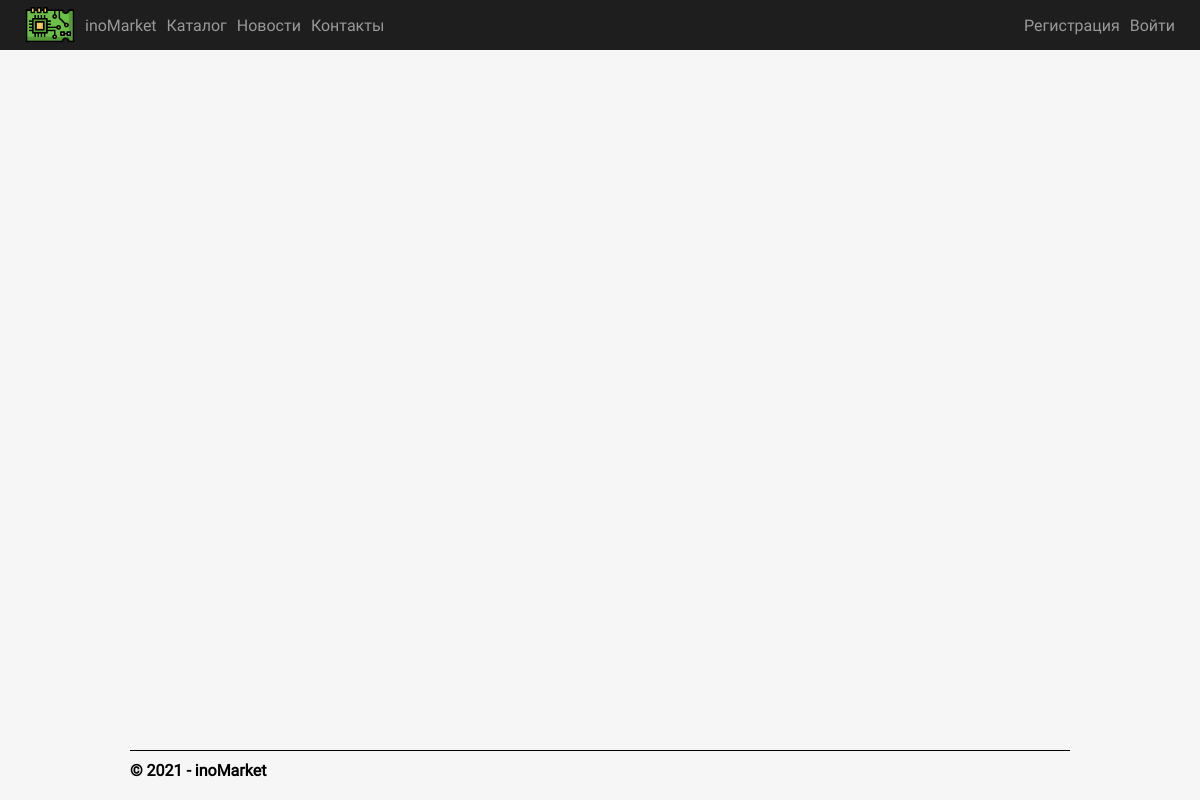
/news, run on an earlier commit of the app's database.
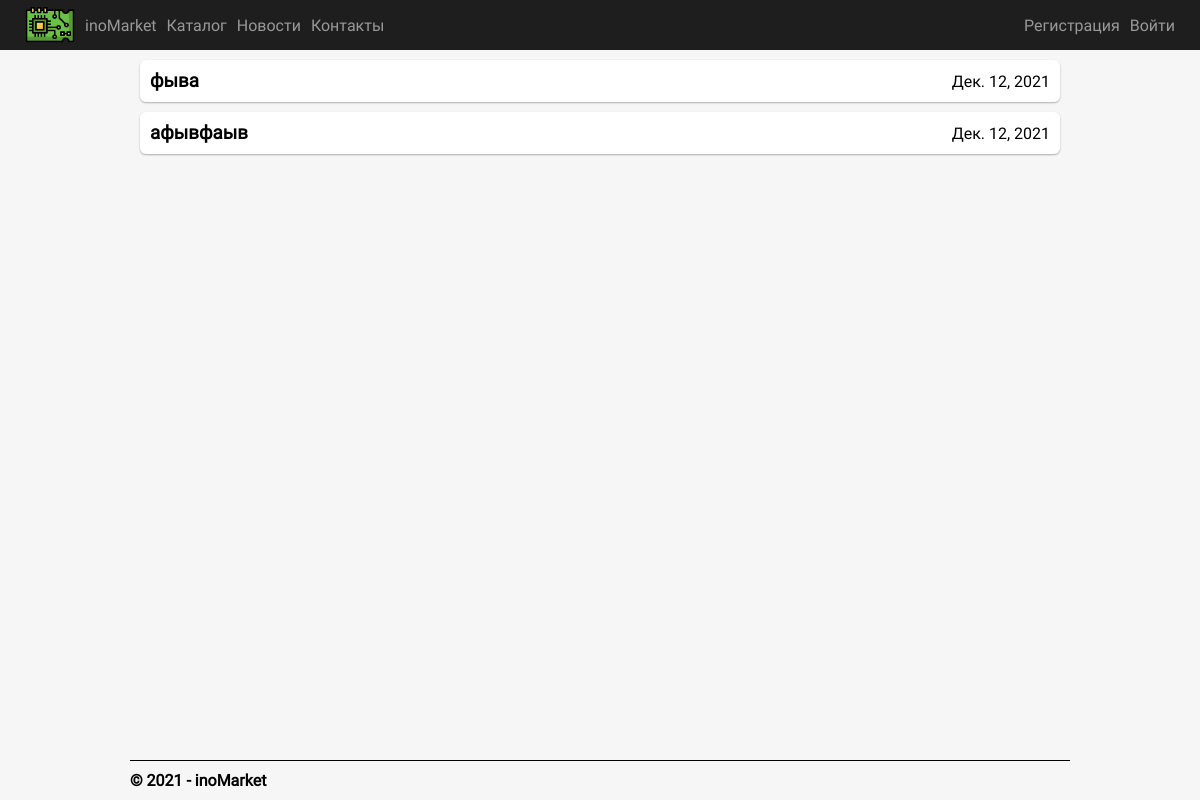
And on a later commit of the database.
### app/models.py (models this page shows, shortened)
class News(models.Model):
  title = models.CharField(max_length=150, verbose_name='Заголовок новости')
  text = models.TextField(verbose_name='Текст новости')
  image = models.FileField(default = 'placeholder/placeholder.png', verbose_name = 'Изображение к новости')
  date = models.DateField(default=datetime.now(), verbose_name='Дата публикации')
  class Meta:
    db_table = "News"
    ordering = ["-date"]
    verbose_name = "Новость"
    verbose_name_plural = "Новости"

### app/views.py (the view)
# urls.py: url(r'^news$', app.views.news, name='news'),
def news(request):
    news = News.objects.all()
    assert isinstance(request, HttpRequest)
    return render(
        request,
        'app/news.html',
        {
            'news' : news,
            'title':'Новости',
            'year':datetime.now().year,
        }
    )

### app/templates/app/news.html
{% extends "app/layout.html" %} {% block content %}
<div class="news-container">
  {% for post in news %}
  <div class="news-post-container">
    <a href="{% url 'post' parametr=post.id %}" class="post-link">
      <h3 class="post-title">{{post.title}}</h3>
    </a>
    <p class="post-date">{{post.date}}</p>
  </div>
  {% endfor %}
</div>
{% endblock %}

### app/templates/app/layout.html (shortened to what this page needs)
<!DOCTYPE html>
<html>
  <head>
    {% load staticfiles %}
    <link rel="stylesheet" href="{% static 'app/content/style.css' %}">
    <link rel="stylesheet" href="{% static 'app/content/carousel.css' %}" />
  </head>
  <body>
    <div class="navbar">
      <nav>
        <header class="header">
          <div class="header-left">
            <div class="header-link-container">
              <a href="/" class="header-link logo-link"
                ><img class="logo" src="{% static 'app/content/logo.png' %}" alt="logo" /><span>inoMarket</span></a
              >
            </div>
            <div class="header-link-container">
              <a class="header-link" href="{% url 'catalog' %}">Каталог</a>
            </div>
            <div class="header-link-container">
              <a class="header-link" href="{% url 'news' %}">Новости</a>
            </div>
            <div class="header-link-container">
              <a class="header-link" href="{% url 'contact' %}">Контакты</a>
            </div>
          </div>
          <div class="header-right">
             {% if not user.is_authenticated %}
            <div class="header-link-container registration-link-container">
              <a class="header-link" href="{% url 'registration' %}">Регистрация</a>
            </div>
            {% endif %}
            <div class="header-link-container header-login-container">{% include 'app/loginpartial.html' %}</div>
          </div>
        </header>
      </nav>
    </div>
    <div class="container body-content">
      {% block content %}{% endblock %}
      <hr />
      <footer>
        <p>&copy; {{ year }} - inoMarket</p>
      </footer>
    </div>
  </body>
</html>

### app/templates/app/loginpartial.html
{% if user.is_authenticated %}
<form id="logoutForm" action="/logout" method="post" class="navbar-right">
  {% csrf_token %}
  <div class="username" class="navbar-brand">Вы вошли как {% if not user.is_staff %}<a class="profile-link" href="{% url 'profile' %}">{{ user.username }}</a>{% else %}{{user.username}}{% endif %}</div>
  <div><a class="login-button login-link" href="javascript:document.getElementById('logoutForm').submit()">Выход</a></div>
</form>
{% else %}
<div class="">
  <a class="header-link login-link" href="{% url 'login' %}">Войти</a>
</div>
{% endif %}

### app/static/app/content/style.css (style rules this page uses)
body .header .header-left, body .header .header-right, body .catalog-container .product-container, body .catalog-container .product-container .product-left, body .manager-orders-container .order-container { display: flex; flex-direction: row; flex-wrap: nowrap; }
body .header, body .header .header-link-container, body .header .header-link-container #logoutForm, body .header .header-link-container .header-link, body .product-container .product-top-section, body .cart-container .cart-info .cart-details, body .cart-container .cart-info .cart-details .left-and-center, body .client-orders-container .order-container .order-details, body .manager-orders-container .order-container .order-info .order-details, body .manager-orders-container .order-container .order-info .order-details .left-and-center, body .news-container .news-post-container, body .user-container .user-info, body .user-container form .user-data { display: flex; flex-direction: row; flex-wrap: nowrap; align-items: center; }
body, body .catalog-container .product-container .product-right, body .product-container .product-bot-section .product-description-container, body .product-container .product-bot-section .product-comments .add-comment-form div, body .cart-container .cart-info .cart-details .right-part, body .manager-orders-container .order-container .status-buttons, body .contacts-container .address-container address, body .login-container .auth-form-container, body .login-container .auth-form-container .login-form .form-group, body .registration-container .reg-form-container, body .registration-container .reg-form-container form div, body .post-container .npc .img-container, body .home-container .hcc, body .add-product-container { display: flex; flex-direction: column; flex-wrap: nowrap; align-items: center; }
* { margin: 0; padding: 0; }
html { width: 100%; }
@media screen and (min-width: 960px) { body { width: 100%; } }
body { display: inline-block; font-family: "Roboto"; background-color: #f6f6f6; }
body .body-content { width: 960px; margin: 0 auto; }
body hr { margin: 10px; height: 0px; border: none; border-bottom: 1px solid #000000; }
body footer p { margin: 10px; font-weight: bold; }
body .header { background-color: #1e1e1e; justify-content: space-between; padding: 0 20px; }
body .header .header-link-container { margin: 0 5px; height: 50px; }
body .header .header-link-container .header-link { color: #999999; text-decoration: none; }
body .header .header-link-container .header-link img { max-width: 50px; max-height: 50px; margin-right: 10px; }
body .news-container { min-height: calc(100vh - 110px); }
body .news-container .news-post-container { margin: 10px 20px; padding: 10px; background-color: #ffffff; border-radius: 6px; box-shadow: rgba(0, 0, 0, 0.3) 0px 1px 2px 0px; max-width: 960px; justify-content: space-between; }
body .news-container .news-post-container .post-link { color: #000000; text-decoration: none; }

What changed in the data, as far as the page shows it:
added News: title "фыва", date "Дек. 12, 2021"
added News: title "афывфаыв", date "Дек. 12, 2021"
